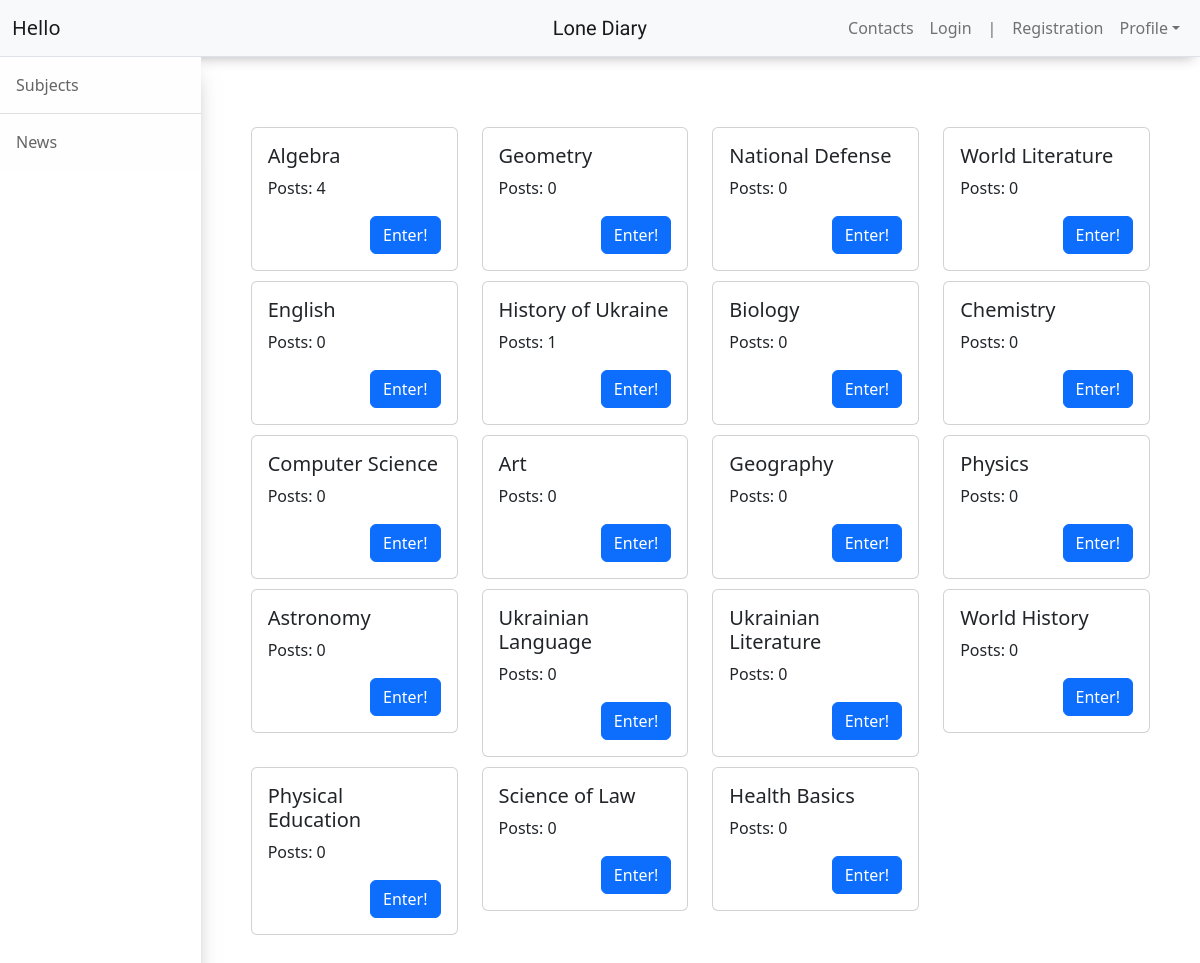
Page /subjects on the committed database.
### mainsite/models.py (models this page shows, shortened)
class Course(models.Model):
    title = models.CharField(max_length=30, verbose_name="Назва")
    class Meta:
        verbose_name = "Курс"
        verbose_name_plural = "Курси"

### mainsite/views.py (the view)
# urls.py: path('subjects', views.subjects, name='subjects'),
def subjects(request):
    courses = Course.objects.all()
    context = {
        'courses': [
            {
                'id': course.id,
                'title': course.title,
                'posts_amount': course.lesson_set.count(),
            }
            for course in courses
        ]
    }
    return render(request, 'mainsite/subjects.html', context)

### templates/mainsite/subjects.html
{% extends 'mainsite/base.html' %}
{% block content %}
<div class="main" style="display: flex;">
    {% include 'mainsite/includes/sidebar_pupil.html' %}
    <div class="content" style="width: 90%; display: block; margin: 50px;">
        <div class="row" style="padding-top: 10px; padding-bottom: 320px;">
            {% for course in courses %}
                <div class="col-sm-3" style="margin-top: 10px;">
                    <div class="card">
                        <div class="card-body">
                            <h5 class="card-title">{{course.title}}</h5>
                            <p class="card-text">Posts: {{course.posts_amount}}</p>
                            <a href="{% url 'posts' course_id=course.id %}" class="btn btn-primary" style="float: right;">Enter!</a>
                        </div>
                    </div>
                </div>
            {% endfor %}
        </div>
    </div>
</div>
{% endblock %}

### templates/mainsite/base.html (shortened to what this page needs)
<!DOCTYPE html>
<html lang="en">
{% load static %}
<head>
    <link href="{% static 'mainsite/css/styles.css' %}" rel="stylesheet"/>
</head>
<body>
<div id="page-content-wrapper">
    <nav class="navbar navbar-expand-lg navbar-light bg-light border-bottom" style="-webkit-box-shadow: 0px 7px 13px -7px rgba(0,0,0,0.31); -moz-box-shadow: 0px 7px 13px -7px rgba(0,0,0,0.31); box-shadow: 0px 7px 13px -7px rgba(0,0,0,0.31);">
        <div class="container-fluid">
            <div class="collapse navbar-collapse" id="navbarSupportedContent">
                {% if user.is_authenticated %}
                    <div class="navbar-brand">Hello, {{ user.username }}!</div>
                {% else %}
                    <div class="navbar-brand">Hello</div>
                {% endif %}
                <a class="navbar-brand" href="/" style='padding-left: 40.5%; font-family: "Poetsen One", sans-serif; font-weight: 400; font-style: normal; font-size: 20px;'>Lone Diary</a>
                <ul class="navbar-nav ms-auto mt-2 mt-lg-0">
                    <li class="nav-item"><a class="nav-link" href="{% url 'contacts' %}">Contacts</a></li>
                    {% if user.is_authenticated %}
                    <li class="nav-item"><a class="nav-link" href="{% url 'logout' %}">Logout</a></li>
                    {% else %}
                    <li class="nav-item"><a class="nav-link" href="{% url 'login' %}">Login</a>
                    <li class="nav-item"><a class="nav-link" href="#">|</a>
                    <li class="nav-item"><a class="nav-link" href="{% url 'register' %}">Registration   </a>
                    {% endif %}
                    <li class="nav-item dropdown">
                        <a class="nav-link dropdown-toggle" id="navbarDropdown" href="#" role="button"
                           data-bs-toggle="dropdown" aria-haspopup="true" aria-expanded="false">Profile</a>
                    </li>
                </ul>
            </div>
        </div>
    </nav>
    {% block content %}
    {% endblock %}
</div>
</body>
</html>

### templates/mainsite/includes/sidebar_pupil.html
<div class="d-flex" id="wrapper">
    <div class="border-end bg-white" id="sidebar-wrapper">
        <div class="list-group list-group-flush">
            <a class="list-group-item list-group-item-action list-group-item-light p-3" href="/subjects">Subjects</a>
            <a class="list-group-item list-group-item-action list-group-item-light p-3" href="/news">News</a>
        </div>
    </div>
</div>

### templates/mainsite/base.html (style rules this page uses)
.d-flex { -webkit-box-shadow: 9px 1px 23px -20px rgba(0,0,0,0.53); -moz-box-shadow: 9px 1px 23px -20px rgba(0,0,0,0.53); box-shadow: 9px 1px 23px -20px rgba(0,0,0,0.53); }

### rows in the picture
Course: title "Algebra"
Course: title "Geometry"
Course: title "National Defense"
Course: title "World Literature"
Course: title "English"
Course: title "History of Ukraine"
Course: title "Biology"
Course: title "Chemistry"
Course: title "Computer Science"
Course: title "Art"
Course: title "Geography"
Course: title "Physics"
Course: title "Astronomy"
Course: title "Ukrainian Language"
Course: title "Ukrainian Literature"
Course: title "World History"
Course: title "Physical Education"
Course: title "Science of Law"
Course: title "Health Basics"

### other values in the picture
{{ course.posts_amount }} "4" "0" "0" "0" "0" "1" "0" "0" "0" "0" "0" "0" "0" "0" "0" "0" "0" "0" "0"
